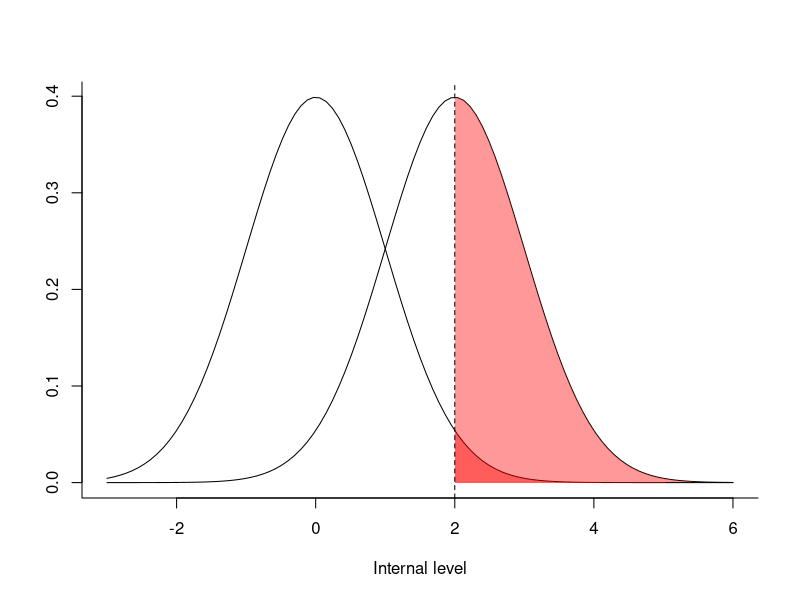

Source code (R):
curve(dnorm(x), -3, 6, bty = "l", ylab = "",
      xlab = "Internal level")
curve(dnorm(x, 2), add = T)

x = seq(2, 6, 0.01)
y = dnorm(x, 2)
y2 = dnorm(x, 0)

polygon(c(x, 2), c(y, 0), col = rgb(1, 0, 0, 0.4), border = NA)
polygon(c(x, 2), c(y2, 0), col = rgb(1, 0, 0, 0.4), border = NA)

abline(v = 2, lty = 2)